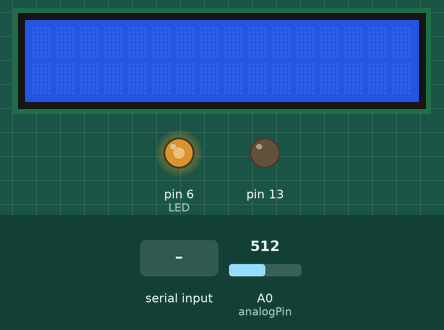
Bench run of a sketch on a simulated Arduino Uno, built with avr-gcc and run on an emulated ATmega328P. On the bench: 16×2 character LCD, output pins drawn as LEDs (lit = HIGH). Inputs (shaded band) come from the test bench; at power-on: A0 (analogPin) = 512.

Above: at 1.2 s.
1.3 s: A0 (analogPin) set to 716
At 2.3 s:
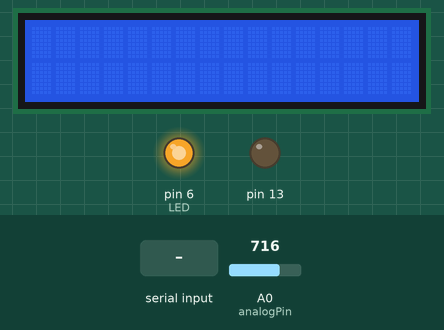
2.8 s: A0 (analogPin) set to 306
At 3.3 s:
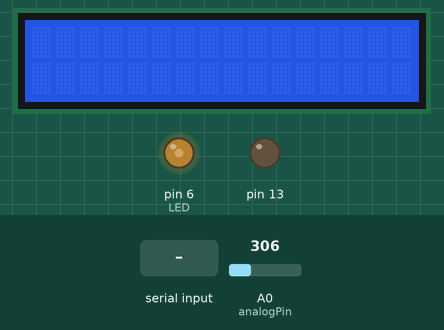
4.3 s: A0 (analogPin) set to 122
At 5.5 s:
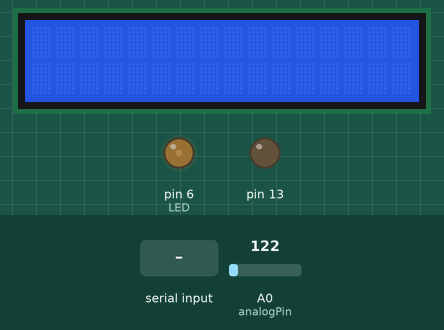
5.8 s: "1" received over Serial
At 6.4 s:
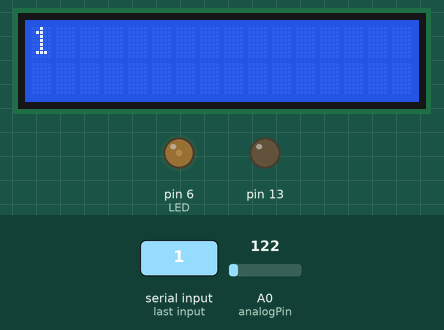
Timing chart, 0 to 8.8 s (numbered marks = the images above; inputs shaded):
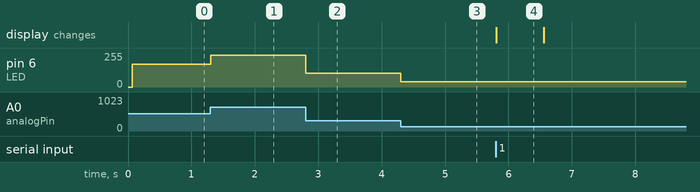

The sketch:

miniProject111.ino
```cpp
#include <LiquidCrystal.h>

#define maxChar 32
char message[maxChar]; // stores the message
char readChar; // reads each character
byte index = 0; // defines the position into your array
int i, n=0;

const unsigned int LED = 6; // 6번 핀 LCD의 밝기 조절
const int analogPin = A0;   // 조도센서의 값 읽음

LiquidCrystal lcd(7,8,9,10,11,12);


void setup() {
  pinMode(LED, OUTPUT);
  pinMode(13, OUTPUT);
  Serial.begin(9600);
  lcd.begin(16, 2);
  lcd.clear();
  }

void loop() {
  int a = analogRead(analogPin)/3;  // 0~1024의 값을 0~255의 값으로 맞춤
  if (a>255)  a = 255;    // 255가 넘으면 밝기가 달라지므로 255로 맞춤
  analogWrite(LED, a);    // 밝기 출력


  if (Serial.available()) {
    for (i = 0; i < 31; i++) {
      message[i] = '\0';
    }
    index = 0;
  }
  while (Serial.available() > 0) {
    //the message can have up to 100 characters
    if (index < (maxChar - 1)) {
      readChar = Serial.read(); // Reads a character
      message[index] = readChar; // Stores the character in message array
      index++; // Increment position
      message[index] = '\0'; // Delete the last position
    }
  }
  lcd.clear();
  lcd.print(message);


  for (int positionCounter = 0; positionCounter < i / 2; positionCounter++) {
    delay(750);
    lcd.scrollDisplayLeft();
  }
}
```

Measured:
- after the input at 1.3 s, pin 6 (LED): 170/255 → 238/255 at once
- after the input at 2.8 s, pin 6 (LED): 238/255 → 102/255 at once
- after the input at 4.3 s, pin 6 (LED): 102/255 → 40/255 at once
- after the input at 5.8 s, the display: changes at once (image 4)
- what the display in image 4 shows lasts 0.8 s, from 5.8 s to 6.6 s
